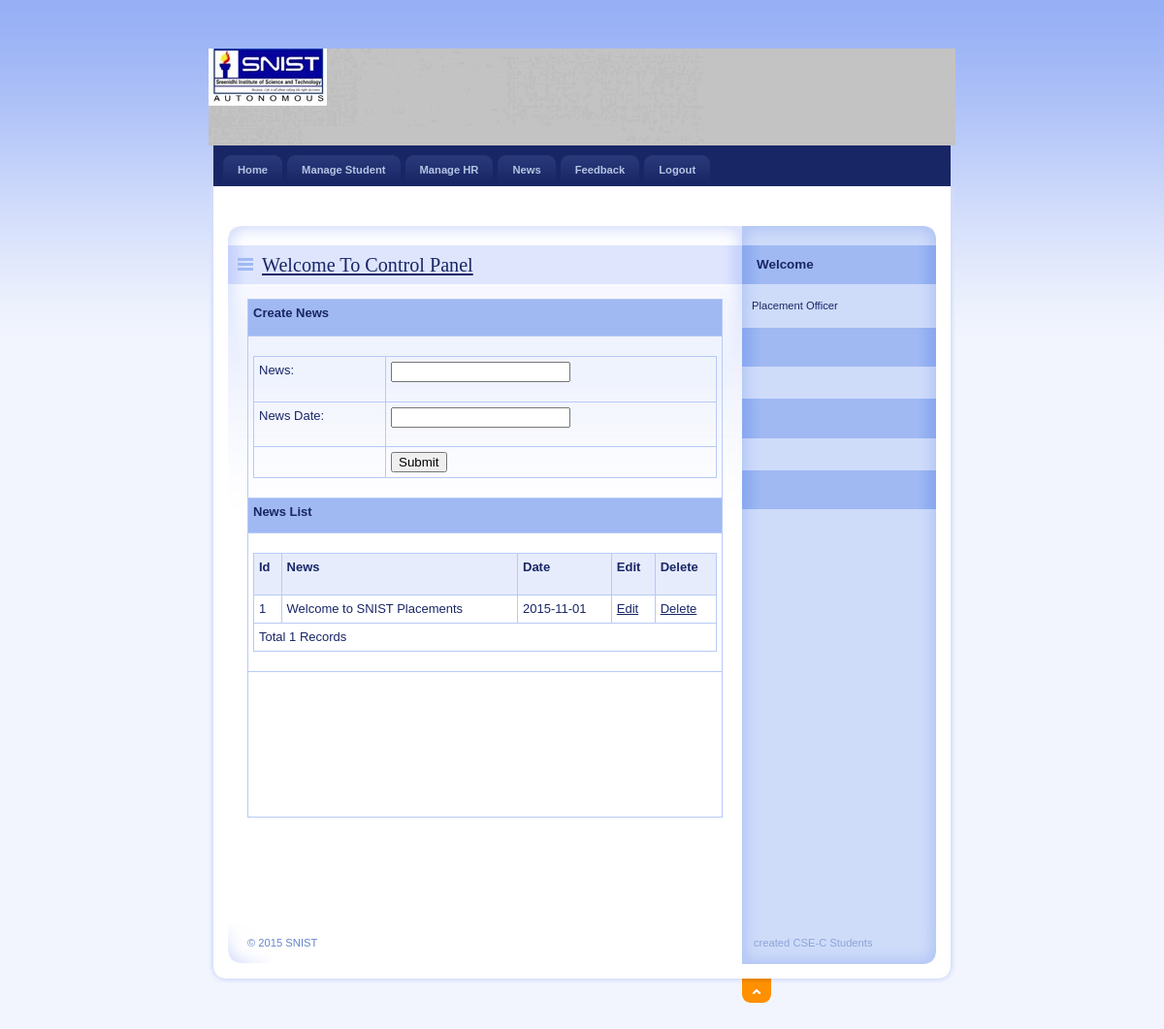
Page /PlacementOfficer/News.php on the committed database.
### tables this page shows
CREATE TABLE `news_master` (
  `NewsId` int(11) NOT NULL,
  `News` varchar(200) NOT NULL,
  `NewsDate` date NOT NULL
);

### PlacementOfficer/News.php (the view, shortened to what this page needs)
<!DOCTYPE html PUBLIC "-//W3C//DTD XHTML 1.0 Strict//EN" "http://www.w3.org/TR/xhtml1/DTD/xhtml1-strict.dtd">
<html xmlns="http://www.w3.org/1999/xhtml" xml:lang="cs" lang="cs">
<head>
    <link rel="stylesheet" media="screen,projection" type="text/css" href="./css/main.css" />
    <link rel="stylesheet" media="print" type="text/css" href="./css/print.css" />
    <link rel="stylesheet" media="aural" type="text/css" href="./css/aural.css" />
    <link href="../SpryAssets/SpryValidationTextField.css" rel="stylesheet" type="text/css" />
</head>
<body>
</head>
<body id="www-url-cz">
<div id="main" class="box">
<?php
include "Header.php"
?>
<?php
include "menu.php"
?>
    <div id="page" class="box">
    <div id="page-in" class="box">
        <div id="strip" class="box noprint">
            <p id="breadcrumbs">&nbsp;</p>
        </div>
        <div id="content">
            <div class="article">
                <h2><span><a href="#">Welcome To Control Panel</a></span></h2>
                <table width="100%" border="0" cellspacing="0" cellpadding="0">
                  <tr>
                    <td height="27" bgcolor="#A0B9F3"><span class="style4 style10">Create News</span></td>
                  </tr>
                  <tr>
                    <td height="26"><form id="form1" method="post" action="InsertNews.php">
                        <table width="100%" height="109" border="0" cellpadding="0" cellspacing="0">
                          <tr>
                            <td height="36"><span class="style9">News:</span></td>
                            <td><span id="sprytextfield1">
                              <label>
                              <input type="text" name="txtNews" id="txtNews" />
                              </label>
                              <span class="textfieldRequiredMsg">A value is required.</span></span></td>
                          </tr>
                          <tr>
                            <td height="35"><span class="style9">News Date:</span></td>
                            <td><span id="sprytextfield2">
                              <label>
                              <input type="text" onclick="ds_sh(this);"  name="txtDate" id="txtDate" />
                              </label>
                              <span class="textfieldRequiredMsg">A value is required.</span></span></td>
                          </tr>
                          <tr>
                            <td>&nbsp;</td>
                            <td><label>
                              <input type="submit" name="button" id="button" value="Submit" />
                            </label></td>
                          </tr>
</table>
                    </form></td>
                  </tr>
                  <tr>
                    <td height="25" bgcolor="#A0B9F3"><span class="style3">News List</span></td>
                  </tr>
                  <tr>
                    <td><table width="100%" border="1" bordercolor="#1CB5F1" >
                        <tr>
                          <th height="32" bgcolor="#1CB5F1"><div align="left" class="style12 style13 style7 style8">Id</div></th>
                          <th bgcolor="#1CB5F1"><div align="left" class="style11 style7 style8">News</div></th>
                          <th bgcolor="#1CB5F1"><div align="left" class="style11 style7 style8">Date</div></th>
                          <th height="32" bgcolor="#1CB5F1"><div align="left" class="style11 style7 style8">Edit</div></th>
                          <th bgcolor="#1CB5F1"><div align="left" class="style11 style7 style8">Delete</div></th>
                        </tr>
                        <?php
$con = mysql_connect("localhost","root");
$sql = "select * from News_Master";
$result = mysql_query($sql,$con);
while($row = mysql_fetch_array($result))
{
$Id=$row['NewsId'];
$News=$row['News'];
$NewsDate=$row['NewsDate'];
?>
                        <tr>
                          <td><div align="left" class="style11 style7 style8"><?php echo $Id;?></div></td>
                          <td><div align="left" class="style11 style7 style8"><?php echo $News;?></div></td>
                          <td><div align="left" class="style11 style7 style8"><?php echo $NewsDate;?></div></td>
                          <td><div align="left" class="style11 style7 style8"><a href="EditNews.php?NewsId=<?php echo $Id;?>">Edit</a></div></td>
                          <td><div align="left" class="style11 style7 style8"><a href="DeleteNews.php?NewsId=<?php echo $Id;?>">Delete</a></div></td>
                        </tr>
                        <?php
}
$records = mysql_num_rows($result);
?>
                        <tr>
                          <td colspan="5"><div align="left" class="style11 style7 style8"><?php echo "Total ".$records." Records"; ?> </div></td>
                        </tr>
                    </table></td>
                  </tr>
                  <tr>
                    <td height="26"><form method="post" action="InsertNews.php">
                      <table width="100%" height="109" border="0" cellpadding="0" cellspacing="0">
                        </table>
                    </form></td>
                  </tr>
                </table>
                <p>&nbsp;</p>
              <p class="btn-more box noprint">&nbsp;</p>
          </div>
        </div>
<?php
include "right.php"
?>
    </div>
    </div>
<?php
include "footer.php"
?>
</div>
</body>
</html>

### PlacementOfficer/css/main.css (style rules this page uses)
* { min-height:1px; }
body { border:0; margin:0; padding:0; background:#F2F5FE url("../design/bg.gif") 0 0 repeat-x; font:70%/160% "verdana",sans-serif; color:#192666; _text-align:center; }
a { color:#192666; }
p { border:0; margin:15px 0; padding:0; }
div { display:block; border:0; margin:0; padding:0; }
h1, h2, h3, h4, h5 { border:0; margin:15px 0 10px 0; padding:0; font-weight:bold; }
h2 { font-size:180%; line-height:100%; font-family:"georgia",serif; font-weight:normal; }
table { display:table; border-collapse:collapse; margin:15px 0; padding:0; border:1px solid #B7CAF6; font-size:100%; }
tr { display:table-row; }
th, td { display: table-cell; border:1px solid #B7CAF6; margin:0; padding:5px; vertical-align:top; text-align:left; }
th { background:#E7ECFD; text-align:center; color:#192666; font-weight:bold; }
form { border:0; margin:0; padding:0; }
a, img, span { border:0; margin:0; padding:0; }
.box { min-height:1px; _height:1px; }
.box:after { content:"."; display:block; line-height:0px; font-size:0px; visibility:hidden; clear:both; }
#main { width:770px; margin:50px auto 0 auto; _text-align:left; }
#page { width:770px; min-height:1px; background:#FFF url("../design/bg_page.gif") 0 0 repeat-y; _height:1px; }
#page-in { min-height:1px; padding:10px 0; background:url("../design/bg_page_in.jpg") 0 0 no-repeat; _height:1px; }
#strip { position:relative; clear:both; padding:3px 20px 10px 20px; color:#6182D1; }
#strip p { margin:0; }
#strip #breadcrumbs { width:520px; margin:0; padding:0; }
#content { float:left; width:530px; _width:550px; margin:0; padding:0 0 0 20px; }
#content .article { clear:both; margin:0; padding:20px; background:url("../design/content_article_bg.jpg") 0 0 no-repeat; }
#content .article h2 { margin:0 -20px; padding:10px; background:#DEE5FD url("../design/content_title_bg.gif") 0 0 repeat-y; color:#192666; }
#content .article h2 span { background:url("../design/ico_list.gif") 0 50% no-repeat; padding-left:25px; }
#content .article p { text-align:justify; }
#content .btn-more { margin:0 0 15px 0; padding:0; border:0; position:relative; }

### PlacementOfficer/css/print.css (style rules this page uses)
body { border:0; margin:0; padding:0; font-size:12pt }
a { color:#000; text-decoration:none; }
h1, h2, h3 { page-break-after:avoid; page-break-inside:avoid; }
table { border-collapse: collapse; border-width:1px; border-style:solid; }
th, td { display:table-cell; border-width:1px; border-style:solid; }
.noprint { display:none; }

### PlacementOfficer/css/aural.css (style rules this page uses)
body { voice-family:paul,male; volume:loud; speech-rate:slow; richness:90; stress:20; }
h1, h2, h3, h4, h5 { cue-before:url("ping.au"); }
p, table { pause:50ms; }

### PlacementOfficer/News.php (style rules this page uses)
.style3 { font-family: Verdana, Arial, Helvetica, sans-serif; font-size: small; font-weight: bold; color: #192666; }
.style4 { font-family: Verdana, Arial, Helvetica, sans-serif; font-size: small; font-weight: bold; color: #FFFFFF; }
.style7 { font-size: small }
.style8 { font-family: Verdana, Arial, Helvetica, sans-serif }
.style9 { font-family: Verdana, Arial, Helvetica, sans-serif; font-size: small; }

### rows in the picture
news_master: NewsId "1", News "Welcome to SNIST Placements", NewsDate "2015-11-01"

### other values in the picture
$records "1"
